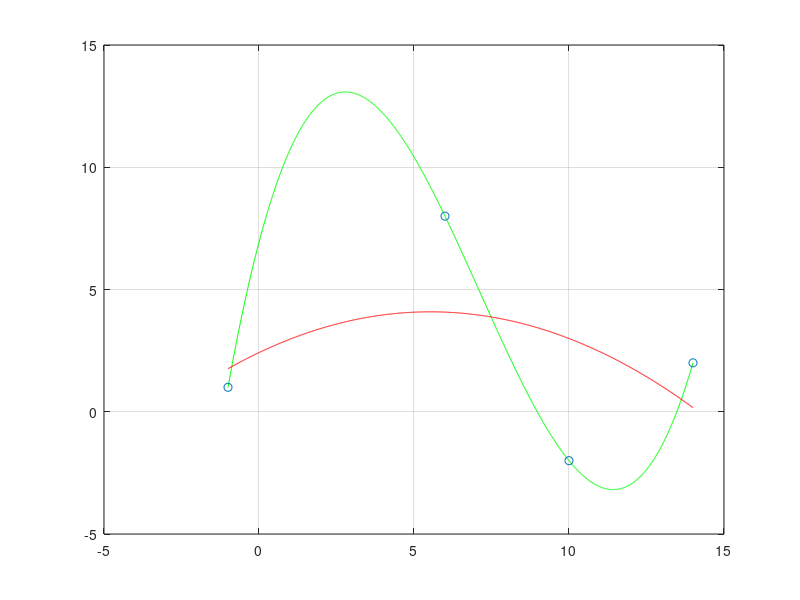

MATLAB code for this plot:
clc, clear, close all
x=[ -1 14 6 10 ];
y=[ 1 2 8 -2 ];

plot([-1:1e-2:14],interp1(x,y,[-1:1e-2:14],'spline'),'g',[-1:1e-2:14],polyval(polyfit(x,y,2),[-1:1e-2:14]),'r',x,y,'o'), grid on